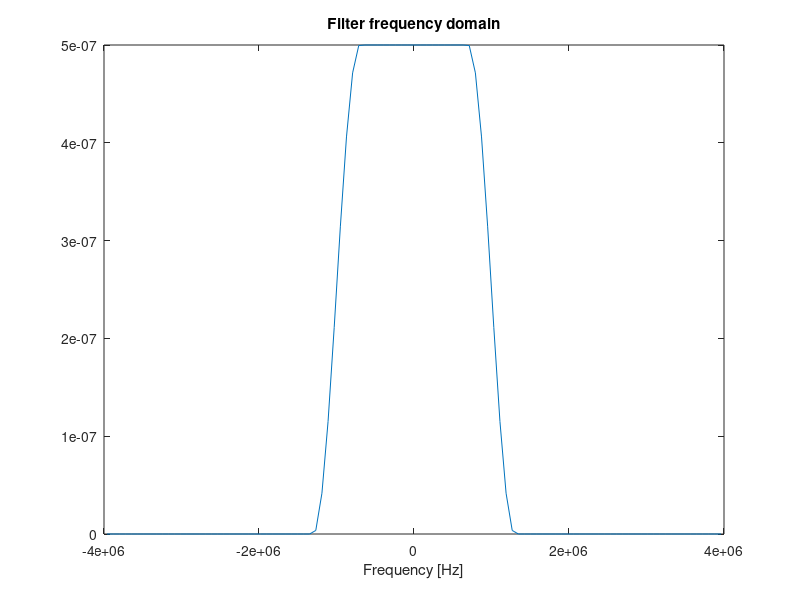

Here is the MATLAB script that generated this plot:
cutoff_f = 1000000;
beta = 0.3;
OSF=4;
RRCTaps=101;

sampling_freq = 2*cutoff_f*OSF;
T = OSF/(sampling_freq);


frequency_step = sampling_freq/RRCTaps;
highestFreq = frequency_step*(RRCTaps-1)/2;
frequency_grid = linspace(-highestFreq,highestFreq,RRCTaps);
filter_freq = nan(RRCTaps,1);

for i = 1:size(frequency_grid,2)
    if abs(frequency_grid(i))<(1-beta)/(2*T)
        filter_freq(i) = T;
    elseif ( (1-beta)/(2*T) <= abs(frequency_grid(i)) ) && ( abs(frequency_grid(i)) <= (1+beta)/(2*T)  )
        filter_freq(i) = (T/2)*(1+(cos(((pi*T)/beta)*(abs(frequency_grid(i))-(1-beta)/(2*T)))));
    else
        filter_freq(i) = 0;
    end
end

figure
plot(frequency_grid,filter_freq)
xlabel('Frequency [Hz]')
title('Filter frequency domain')


% H_RC = filter_freq;
% H_RC = ifftshift(H_RC);
% H_RRC = sqrt(H_RC);       
% h_RC = ifft(H_RC);
% h_RRC = ifft(H_RRC);
% h_RRC = fftshift(h_RRC/sqrt(max(h_RC)));
% h_RC = fftshift(h_RC/max(h_RC));
% 
% figure
% temps = (-(RRCTaps-1)/2:(RRCTaps-1)/2)/sampling_freq;
% plot(temps,h_RC)
% hold on
% plot(temps,h_RRC)
% temps_scat = temps(mod((RRCTaps-1)/2,OSF)+1:OSF:length(temps));
% filter_temps_scat = h_RC(mod((RRCTaps-1)/2,OSF)+1:OSF:length(temps));
% scatter(temps_scat,filter_temps_scat)
% 
% title('Filter temporal domain')
% xlabel('Time [s]')
% legend('Raised cos','Root raised cos')

% filter_temps = fftshift(ifft(ifftshift(filter_freq)));
% filter_temps = filter_temps/max(filter_temps);
% filter_freq_rrc = sqrt(filter_freq);
% filter_temps_rrc = fftshift(ifft(ifftshift(filter_freq_rrc)));
% filter_temps_rrc = filter_temps_rrc/max(filter_temps);
% 
% temps = (-(RRCTaps-1)/2:(RRCTaps-1)/2)/sampling_freq;
% plot(temps,filter_temps)
% temps_scat = temps(mod((RRCTaps-1)/2,OSF)+1:OSF:length(temps));
% filter_temps_scat = filter_temps(mod((RRCTaps-1)/2,OSF)+1:OSF:length(temps));
% hold on
% scatter(temps_scat,filter_temps_scat)
% plot(temps,filter_temps_rrc)

